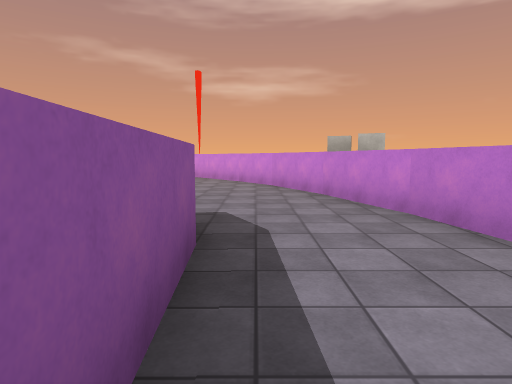
View 1 (above)

24 first-person views from a walk through a Unity game level. The camera is 1.4 m above the floor, tilts 6° down and sees 75° across. The floor is counted in squares, 2 m on a side. Each view is taken from the middle of a square. On the plan, view 1 faces up. The plan holds only what a view shows up to about 10 squares ahead; the rest is blank. The place goes on beyond the plan. The player is left out. Door leaves are left out, so doorways stand open. Surface patterns are stand-ins for the level's own textures.

View 2
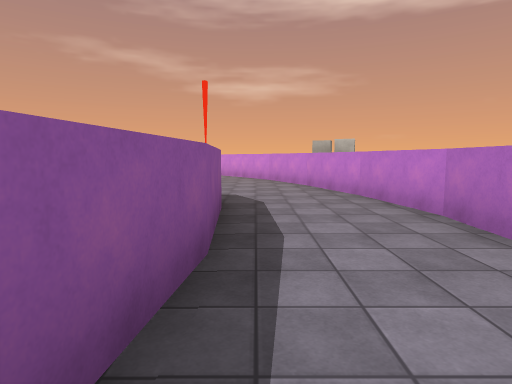

View 3
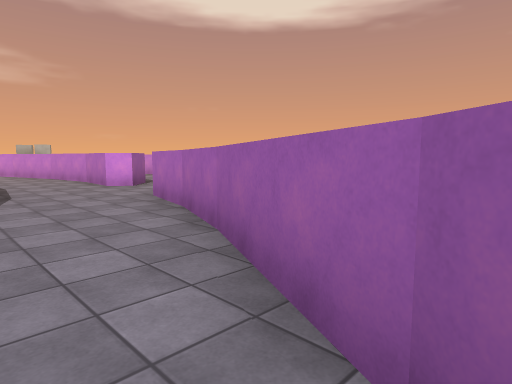

View 4
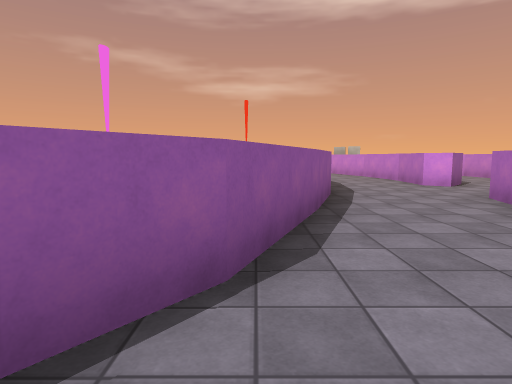

View 5
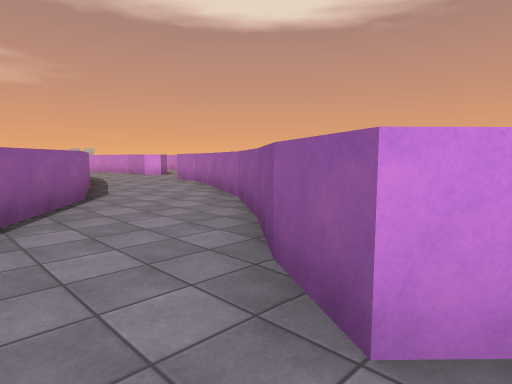

View 6
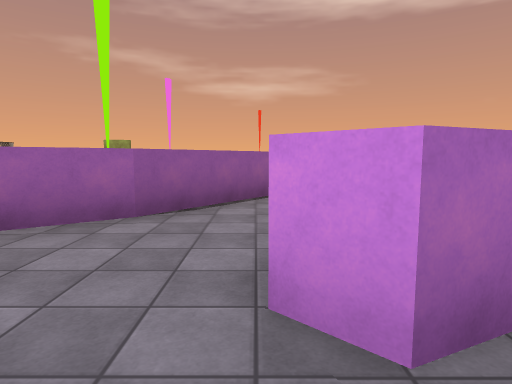

View 7
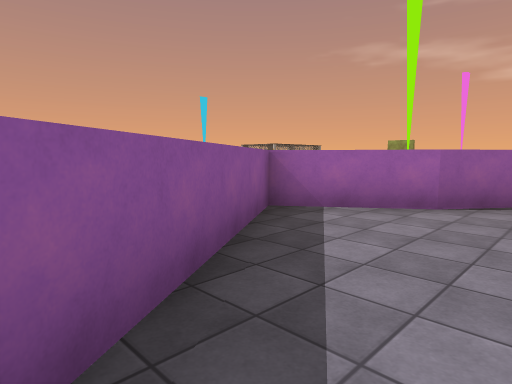

View 8
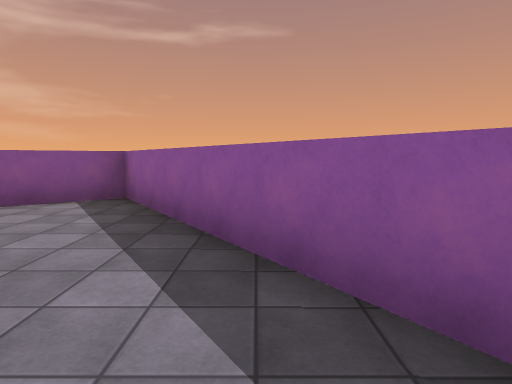

View 9
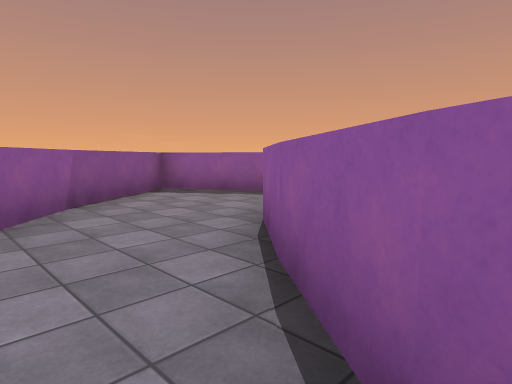

View 10
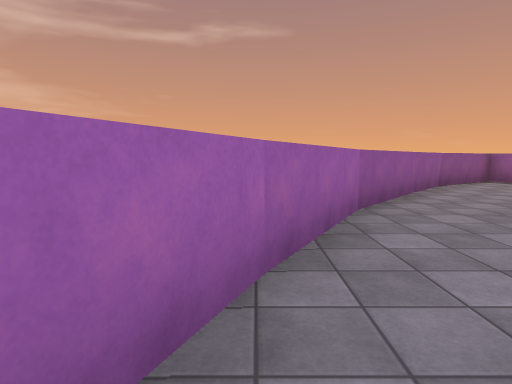

View 11
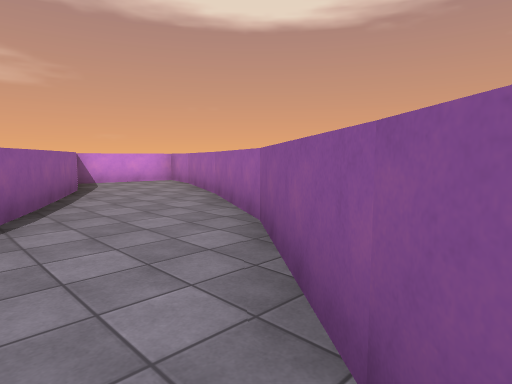

View 12
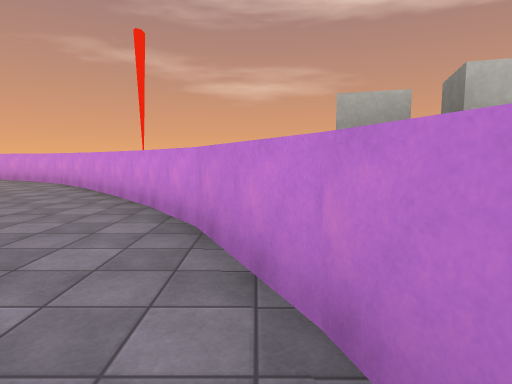

View 13
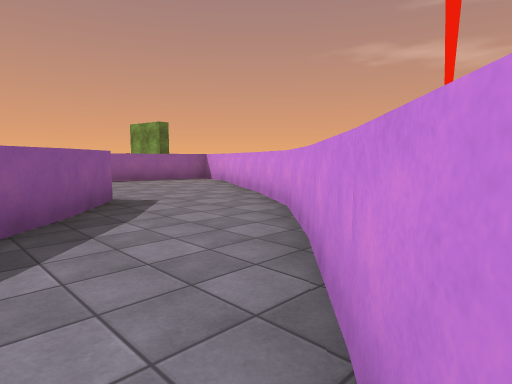

View 14
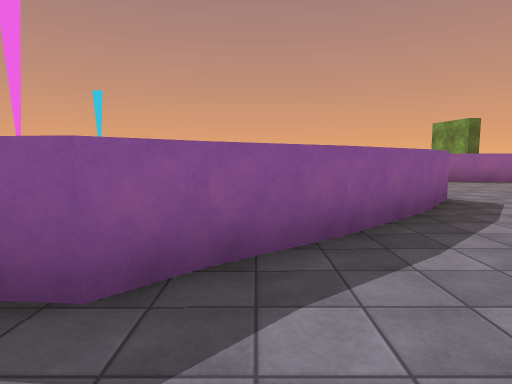

View 15
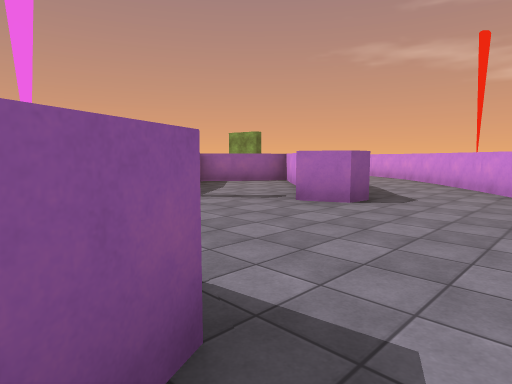

View 16
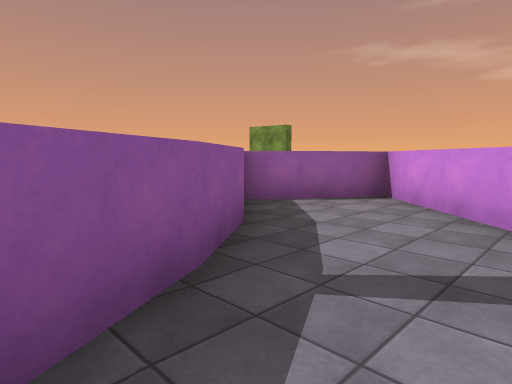

View 17
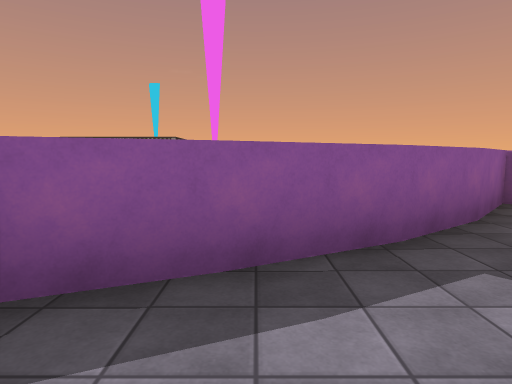

View 18
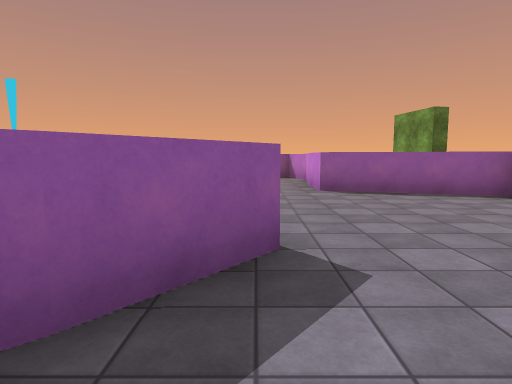

View 19
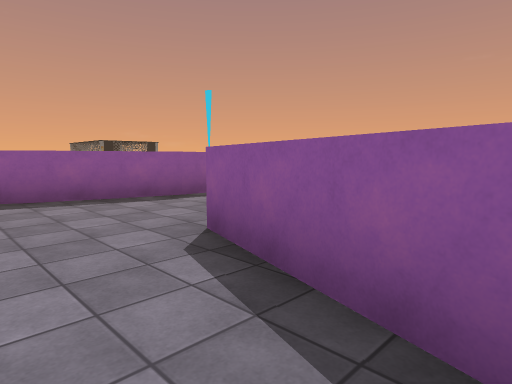

View 20
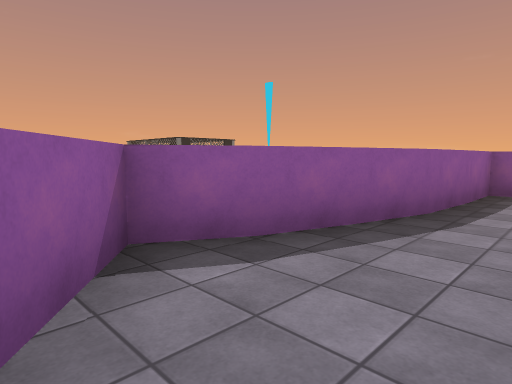

View 21
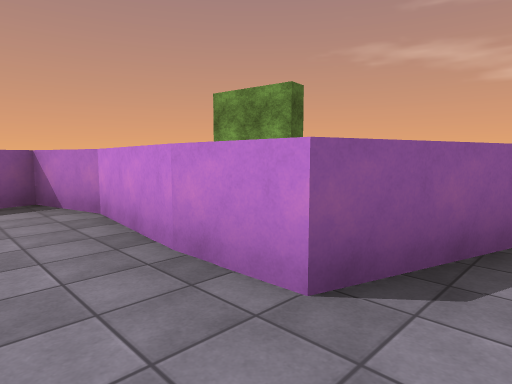

View 22
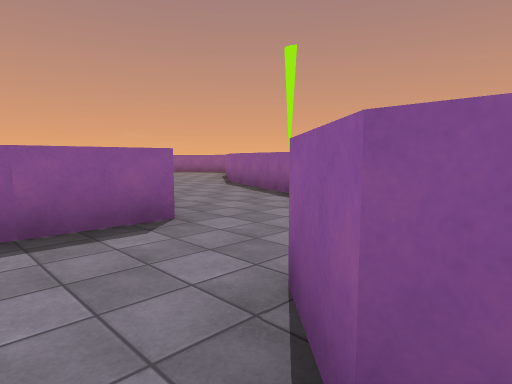

View 23
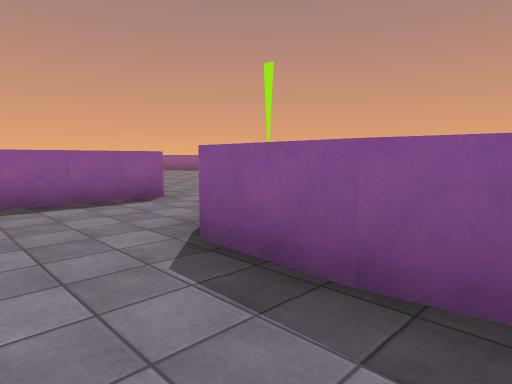

View 24
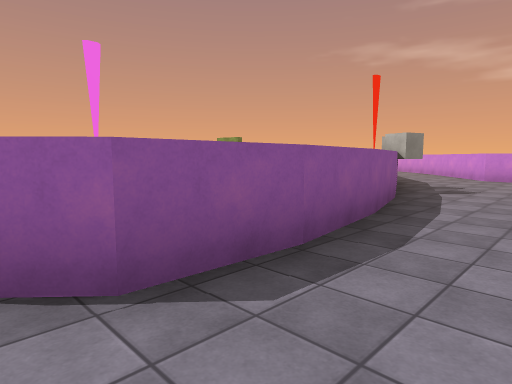

### Floor plan
Points are (right, up) in squares from view 1. A wall is a line through its corners. A room is listed if a view was taken in it or the views show most of it. See-through windows are left out.
Room 1 (views 1, 2, 3, 4, 5, 6, 7, 8, 9, 10, 11, 12, 15, 16, 17, 22, 23, 24)
walls: (-0.3, 0.4) (-0.5, -1.4); (-0.4, -1.6) (-2.2, -6.2); (-0.5, 2.6) (-0.3, 0.3); (2.3, 1.9) (1.9, 4.1) (1.2, 6.4); (-1, 3.7) (-0.7, 3); (3.4, 2.2) (3.3, 0.7) (2.6, -0.1) (2.1, 0.3) (2.3, 2.1); (3.4, -2.4) (4.4, -2.5); (1.6, -4) (2, -2.3) (3.5, -2.4); (3.1, 4.1) (3.4, 2.1); (1, -5.6) (1.6, -3.8); (2.5, -5.3) (0.2, -9.3); (1.3, 6.3) (0.4, 8.4); (2.6, 5.9) (3.1, 4); (-2.2, -6.1) (-4.4, -9.1); (5.1, -5.4) (5.4, -4) (2.9, -3.5); (-0.2, -7.8) (1, -5.4); (-2.6, 7.6) (-3.4, 7.3); (0.6, 8.4) (0, 9.1); (-5.8, 6.3) (-4.5, 3.8); (0.3, -9.2) (-1.6, -11.7); (-4.5, 8.9) (-6.6, 10.9) (-7.5, 9.3); (-6.7, 7.5) (-5.7, 6.2); (-4.3, -9.1) (-6.3, -10.5) (-2.8, -15.7) (-0.5, -14.1); (-2.3, -10.5) (-1.3, -9.4) (-0.1, -7.6); (2.8, -10.5) (5.1, -5.3); (-1.9, -11.7) (-2.5, -12) (-2.9, -11.5) (-2.2, -10.6); (-7.4, 9.5) (-8, 8.7) (-6.6, 7.4); (3.6, 11.5) (2.8, 11.6) (2.6, 11.9); (-0.6, -14.2) (2.7, -10.5)
ways out: opening at (-1.5, 8.5) to room 2
objects: other object (2, 7); other object (2, 8)
Room 2 (views 13, 14, 18, 19, 20, 21)
walls: (-6.6, 12.3) (-5.2, 11.2); (-5.3, 11.2) (-2.5, 8.3) (-2.6, 7.6); (-10.1, 10) (-9.1, 9.4) (-8.1, 10.7); (-5.7, 14.8) (-8.7, 16.3); (-12.1, 13.3) (-14.3, 13.5) (-15.8, 13.2) (-15.7, 12.7); (-4, 13.6) (-5.8, 14.8); (-4, 9.9) (-3, 8.6); (-12.5, 10.7) (-10.1, 9.9); (-9.9, 16.6) (-11, 13.3) (-12.2, 13.3); (-2.6, 12.3) (-4.1, 13.7); (-15.4, 11.1) (-15.3, 10.8) (-12.3, 10.6); (0, 9.1) (-2.7, 12.5)
ways out: opening at (-1.5, 8.5) to room 1

Where each view was taken, in squares from view 1:
view 1: 0 up, 0 right, facing up
view 2: 2 down, 0 right, facing up
view 3: 8 down, 1 left, facing up-right
view 4: 8 down, 2 left, facing up
view 5: 12 down, 4 left, facing up-right
view 6: 13 down, 3 left, facing up
view 7: 14 down, 3 left, facing up-left
view 8: 10 down, 5 left, facing down
view 9: 9 down, 1 right, facing down-left
view 10: 6 down, 4 right, facing down
view 11: 13 down, 0 right, facing up-right
view 12: 5 up, 1 right, facing up
view 13: 10 up, 1 left, facing up-left
view 14: 9 up, 1 left, facing left
view 15: 3 up, 0 right, facing up-left
view 16: 5 up, 4 left, facing up-left
view 17: 5 up, 3 left, facing left
view 18: 12 up, 4 left, facing left
view 19: 16 up, 9 left, facing down-left
view 20: 12 up, 8 left, facing down-left
view 21: 12 up, 10 left, facing up-left
view 22: 1 up, 4 right, facing down-left
view 23: 3 up, 5 right, facing down-left
view 24: 0 up, 5 right, facing up-left
